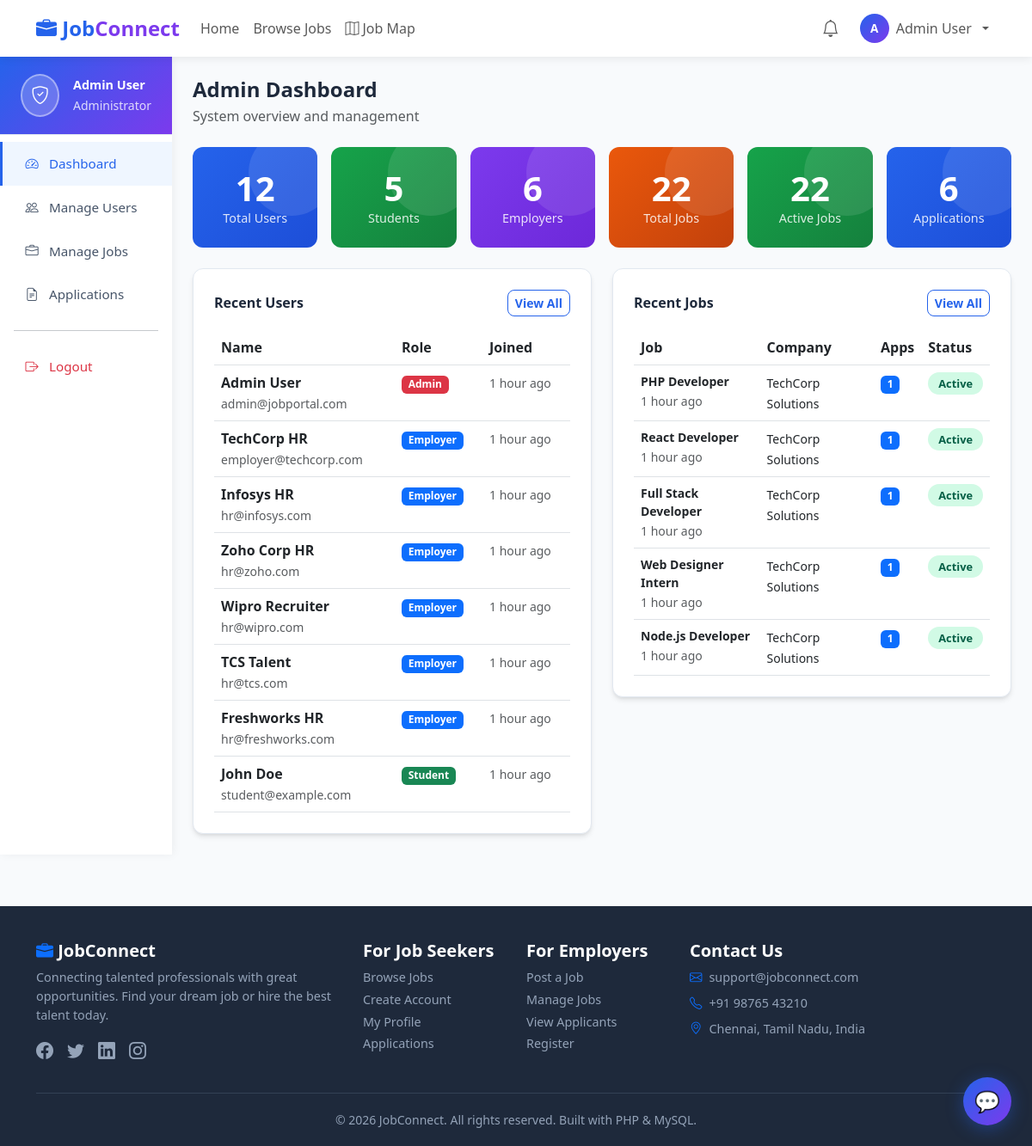
Page /admin/dashboard.php (signed in) on the committed database.
### tables this page shows
CREATE TABLE users (
    id         INT AUTO_INCREMENT PRIMARY KEY,
    full_name  VARCHAR(100) NOT NULL,
    email      VARCHAR(100) NOT NULL UNIQUE,
    password   VARCHAR(255) NOT NULL,
    role       ENUM('student','employer','admin') NOT NULL DEFAULT 'student',
    phone      VARCHAR(20),
    location   VARCHAR(100),
    profile_pic VARCHAR(255),
    created_at TIMESTAMP DEFAULT CURRENT_TIMESTAMP
);

CREATE TABLE jobs (
    id                  INT AUTO_INCREMENT PRIMARY KEY,
    employer_id         INT NOT NULL,
    title               VARCHAR(150) NOT NULL,
    description         TEXT NOT NULL,
    skills_required     TEXT,
    category            VARCHAR(100),
    location            VARCHAR(100),
    job_type            ENUM('full-time','part-time','internship','remote','contract') DEFAULT 'full-time',
    experience_required VARCHAR(50),
    salary_min          DECIMAL(10,2),
    salary_max          DECIMAL(10,2),
    deadline            DATE,
    status              ENUM('active','closed','draft') DEFAULT 'active',
    created_at          TIMESTAMP DEFAULT CURRENT_TIMESTAMP,
    FOREIGN KEY (employer_id) REFERENCES users(id) ON DELETE CASCADE
);

### config/db.php (called while the page is built, shortened)
<?php
function getUserId() {
    return (int)($_SESSION['user_id'] ?? 0);
}
function timeAgo($datetime) {
    $now  = new DateTime();
    $ago  = new DateTime($datetime);
    $diff = $now->diff($ago);
    if ($diff->h > 0) return $diff->h . ' hour'  . ($diff->h > 1 ? 's' : '') . ' ago';
    return 'Just now';
}

### admin/dashboard.php (the view, shortened to what this page needs)
<?php
require_once '../config/db.php';
$uid = getUserId();
$user = $conn->query("SELECT * FROM users WHERE id = $uid")->fetch_assoc();
$total_users     = $conn->query("SELECT COUNT(*) as c FROM users")->fetch_assoc()['c'];
$total_students  = $conn->query("SELECT COUNT(*) as c FROM users WHERE role='student'")->fetch_assoc()['c'];
$total_employers = $conn->query("SELECT COUNT(*) as c FROM users WHERE role='employer'")->fetch_assoc()['c'];
$total_jobs      = $conn->query("SELECT COUNT(*) as c FROM jobs")->fetch_assoc()['c'];
$active_jobs     = $conn->query("SELECT COUNT(*) as c FROM jobs WHERE status='active'")->fetch_assoc()['c'];
$total_apps      = $conn->query("SELECT COUNT(*) as c FROM applications")->fetch_assoc()['c'];
$recent_users = $conn->query("SELECT * FROM users ORDER BY created_at DESC LIMIT 8");
$recent_jobs = $conn->query("
    SELECT j.*, ep.company_name, COUNT(a.id) as app_count
    FROM jobs j
    JOIN employer_profiles ep ON j.employer_id = ep.user_id
    LEFT JOIN applications a ON j.id = a.job_id
    GROUP BY j.id
    ORDER BY j.created_at DESC LIMIT 5
");
include '../includes/header.php';
?>
<div class="container-fluid p-0">
    <div class="row g-0">
        <div class="col-lg-2 sidebar d-none d-lg-block">
            <div class="sidebar-header">
                <div class="d-flex align-items-center gap-3">
                    <div class="user-avatar"><i class="bi bi-shield-check"></i></div>
                    <div>
                        <div class="fw-bold" style="font-size:0.9rem;"><?= htmlspecialchars($user['full_name']) ?></div>
                        <small style="opacity:0.8;">Administrator</small>
                    </div>
                </div>
            </div>
            <nav class="nav flex-column mt-2">
                <a class="nav-link active" href="dashboard.php"><i class="bi bi-speedometer2"></i> Dashboard</a>
                <a class="nav-link" href="users.php"><i class="bi bi-people"></i> Manage Users</a>
                <a class="nav-link" href="jobs.php"><i class="bi bi-briefcase"></i> Manage Jobs</a>
                <a class="nav-link" href="applications.php"><i class="bi bi-file-earmark-text"></i> Applications</a>
                <hr class="mx-3">
                <a class="nav-link text-danger" href="../auth/logout.php"><i class="bi bi-box-arrow-right"></i> Logout</a>
            </nav>
        </div>
        <div class="col-lg-10 p-4">
            <div class="mb-4">
                <h4 class="fw-bold mb-1">Admin Dashboard</h4>
                <p class="text-muted mb-0">System overview and management</p>
            </div>
            <div class="row g-3 mb-4">
                <div class="col-6 col-lg-2">
                    <div class="dash-stat-card bg-gradient-blue text-center">
                        <h2><?= $total_users ?></h2>
                        <p>Total Users</p>
                    </div>
                </div>
                <div class="col-6 col-lg-2">
                    <div class="dash-stat-card bg-gradient-green text-center">
                        <h2><?= $total_students ?></h2>
                        <p>Students</p>
                    </div>
                </div>
                <div class="col-6 col-lg-2">
                    <div class="dash-stat-card bg-gradient-purple text-center">
                        <h2><?= $total_employers ?></h2>
                        <p>Employers</p>
                    </div>
                </div>
                <div class="col-6 col-lg-2">
                    <div class="dash-stat-card bg-gradient-orange text-center">
                        <h2><?= $total_jobs ?></h2>
                        <p>Total Jobs</p>
                    </div>
                </div>
                <div class="col-6 col-lg-2">
                    <div class="dash-stat-card bg-gradient-green text-center">
                        <h2><?= $active_jobs ?></h2>
                        <p>Active Jobs</p>
                    </div>
                </div>
                <div class="col-6 col-lg-2">
                    <div class="dash-stat-card bg-gradient-blue text-center">
                        <h2><?= $total_apps ?></h2>
                        <p>Applications</p>
                    </div>
                </div>
            </div>
            <div class="row g-4">
                <div class="col-lg-6">
                    <div class="dash-card">
                        <div class="d-flex justify-content-between align-items-center mb-3">
                            <h6 class="fw-bold mb-0">Recent Users</h6>
                            <a href="users.php" class="btn btn-sm btn-outline-primary">View All</a>
                        </div>
                        <div class="table-responsive">
                            <table class="table table-hover mb-0">
                                <thead>
                                    <tr>
                                        <th>Name</th>
                                        <th>Role</th>
                                        <th>Joined</th>
                                    </tr>
                                </thead>
                                <tbody>
                                    <?php while ($u = $recent_users->fetch_assoc()): ?>
                                        <tr>
                                            <td>
                                                <div class="fw-semibold"><?= htmlspecialchars($u['full_name']) ?></div>
                                                <small class="text-muted"><?= htmlspecialchars($u['email']) ?></small>
                                            </td>
                                            <td>
                                                <span class="badge <?= $u['role'] === 'admin' ? 'bg-danger' : ($u['role'] === 'employer' ? 'bg-primary' : 'bg-success') ?>">
                                                    <?= ucfirst($u['role']) ?>
                                                </span>
                                            </td>
                                            <td><small class="text-muted"><?= timeAgo($u['created_at']) ?></small></td>
                                        </tr>
                                    <?php endwhile; ?>
                                </tbody>
                            </table>
                        </div>
                    </div>
                </div>
                <div class="col-lg-6">
                    <div class="dash-card">
                        <div class="d-flex justify-content-between align-items-center mb-3">
                            <h6 class="fw-bold mb-0">Recent Jobs</h6>
                            <a href="jobs.php" class="btn btn-sm btn-outline-primary">View All</a>
                        </div>
                        <div class="table-responsive">
                            <table class="table table-hover mb-0">
                                <thead>
                                    <tr>
                                        <th>Job</th>
                                        <th>Company</th>
                                        <th>Apps</th>
                                        <th>Status</th>
                                    </tr>
                                </thead>
                                <tbody>
                                    <?php while ($job = $recent_jobs->fetch_assoc()): ?>
                                        <tr>
                                            <td>
                                                <div class="fw-semibold small"><?= htmlspecialchars($job['title']) ?></div>
                                                <small class="text-muted"><?= timeAgo($job['created_at']) ?></small>
                                            </td>
                                            <td><small><?= htmlspecialchars($job['company_name']) ?></small></td>
                                            <td><span class="badge bg-primary"><?= $job['app_count'] ?></span></td>
                                            <td><span class="status-badge status-<?= $job['status'] ?>"><?= ucfirst($job['status']) ?></span></td>
                                        </tr>
                                    <?php endwhile; ?>
                                </tbody>
                            </table>
                        </div>
                    </div>
                </div>
            </div>
        </div>
    </div>
</div>
<?php include '../includes/footer.php'; ?>

### assets/css/style.css (style rules this page uses)
:root { --primary: #2563eb; --primary-dark: #1d4ed8; --secondary: #7c3aed; --success: #16a34a; --danger: #dc2626; --warning: #d97706; --info: #0891b2; --light-bg: #f8fafc; --card-shadow: 0 4px 6px -1px rgba(0,0,0,0.1), 0 2px 4px -1px rgba(0,0,0,0.06); --card-shadow-hover: 0 10px 15px -3px rgba(0,0,0,0.1), 0 4px 6px -2px rgba(0,0,0,0.05); }
* { box-sizing: border-box; }
body { font-family: 'Segoe UI', Tahoma, Geneva, Verdana, sans-serif; background-color: var(--light-bg); color: #1e293b; }
.sidebar { background: white; min-height: calc(100vh - 70px); box-shadow: 2px 0 10px rgba(0,0,0,0.05); padding: 0; }
.sidebar .nav-link { color: #475569; padding: 14px 24px; font-size: 0.95rem; font-weight: 500; border-left: 3px solid transparent; transition: all 0.2s; display: flex; align-items: center; gap: 10px; }
.sidebar .nav-link:hover, .sidebar .nav-link.active { color: var(--primary); background: #eff6ff; border-left-color: var(--primary); }
.sidebar .nav-link i { width: 20px; text-align: center; }
.sidebar-header { padding: 20px 24px; border-bottom: 1px solid #e2e8f0; background: linear-gradient(135deg, var(--primary), var(--secondary)); color: white; }
.sidebar-header .user-avatar { width: 50px; height: 50px; border-radius: 50%; background: rgba(255,255,255,0.2); display: flex; align-items: center; justify-content: center; font-size: 1.3rem; font-weight: 700; border: 2px solid rgba(255,255,255,0.4); }
.dash-card { background: white; border-radius: 12px; padding: 24px; box-shadow: var(--card-shadow); border: 1px solid #e2e8f0; transition: all 0.3s; }
.dash-stat-card { border-radius: 12px; padding: 24px; color: white; position: relative; overflow: hidden; }
.dash-stat-card::after { content: ''; position: absolute; top: -20px; right: -20px; width: 100px; height: 100px; background: rgba(255,255,255,0.1); border-radius: 50%; }
.dash-stat-card h2 { font-size: 2.5rem; font-weight: 800; margin: 0; }
.dash-stat-card p { margin: 0; opacity: 0.85; font-size: 0.9rem; }
.bg-gradient-blue { background: linear-gradient(135deg, #2563eb, #1d4ed8); }
.bg-gradient-purple { background: linear-gradient(135deg, #7c3aed, #6d28d9); }
.bg-gradient-green { background: linear-gradient(135deg, #16a34a, #15803d); }
.bg-gradient-orange { background: linear-gradient(135deg, #ea580c, #c2410c); }
.btn-outline-primary { color: var(--primary); border-color: var(--primary); font-weight: 600; border-radius: 8px; }
.status-badge { padding: 4px 12px; border-radius: 20px; font-size: 0.8rem; font-weight: 600; text-transform: capitalize; }
.status-active { background: #d1fae5; color: #065f46; }
.job-card, .dash-card, .dash-stat-card { animation: fadeInUp 0.4s ease forwards; }

### rows in the picture
users: full_name "Admin User", email "admin@jobportal.com", role "Admin", created_at "1 hour ago"
users: full_name "TechCorp HR", email "employer@techcorp.com", role "Employer", created_at "1 hour ago"
users: full_name "Infosys HR", email "hr@infosys.com", role "Employer", created_at "1 hour ago"
users: full_name "Zoho Corp HR", email "hr@zoho.com", role "Employer", created_at "1 hour ago"
users: full_name "Wipro Recruiter", email "hr@wipro.com", role "Employer", created_at "1 hour ago"
users: full_name "TCS Talent", email "hr@tcs.com", role "Employer", created_at "1 hour ago"
users: full_name "Freshworks HR", email "hr@freshworks.com", role "Employer", created_at "1 hour ago"
users: full_name "John Doe", email "student@example.com", role "Student", created_at "1 hour ago"
jobs: title "PHP Developer", created_at "1 hour ago", company_name "TechCorp Solutions", app_count "1", status "Active"
jobs: title "React Developer", created_at "1 hour ago", company_name "TechCorp Solutions", app_count "1", status "Active"
jobs: title "Full Stack Developer", created_at "1 hour ago", company_name "TechCorp Solutions", app_count "1", status "Active"
jobs: title "Web Designer Intern", created_at "1 hour ago", company_name "TechCorp Solutions", app_count "1", status "Active"
jobs: title "Node.js Developer", created_at "1 hour ago", company_name "TechCorp Solutions", app_count "1", status "Active"

### other values in the picture
substr($_SESSION['full_name'] ?? 'U', 0, 1) "A"
$_SESSION['full_name'] "Admin User"
$total_users "12"
$total_students "5"
$total_employers "6"
$total_jobs "22"
$active_jobs "22"
$total_apps "6"
